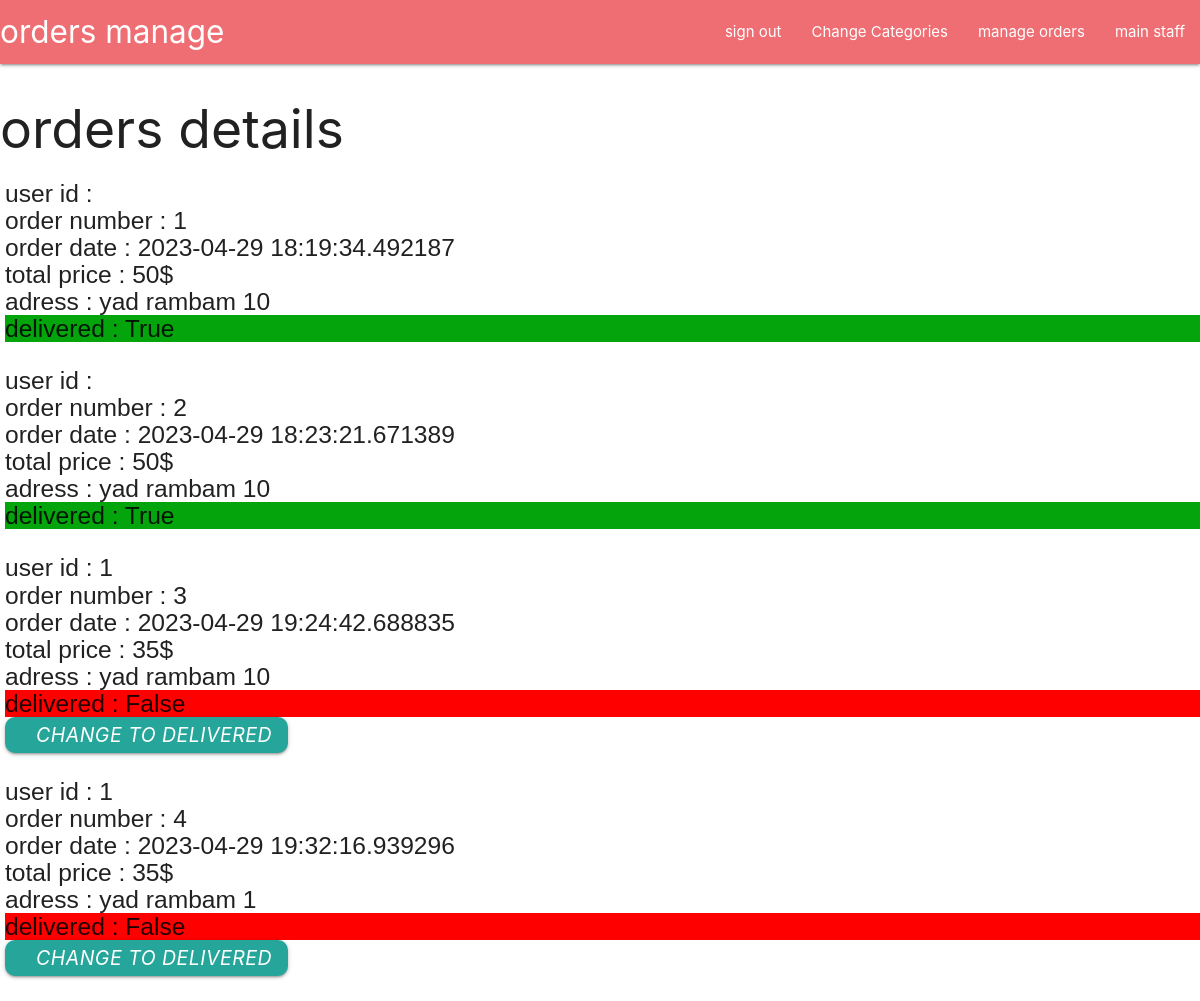
Before: /orders_manage (signed in) with the older database file.
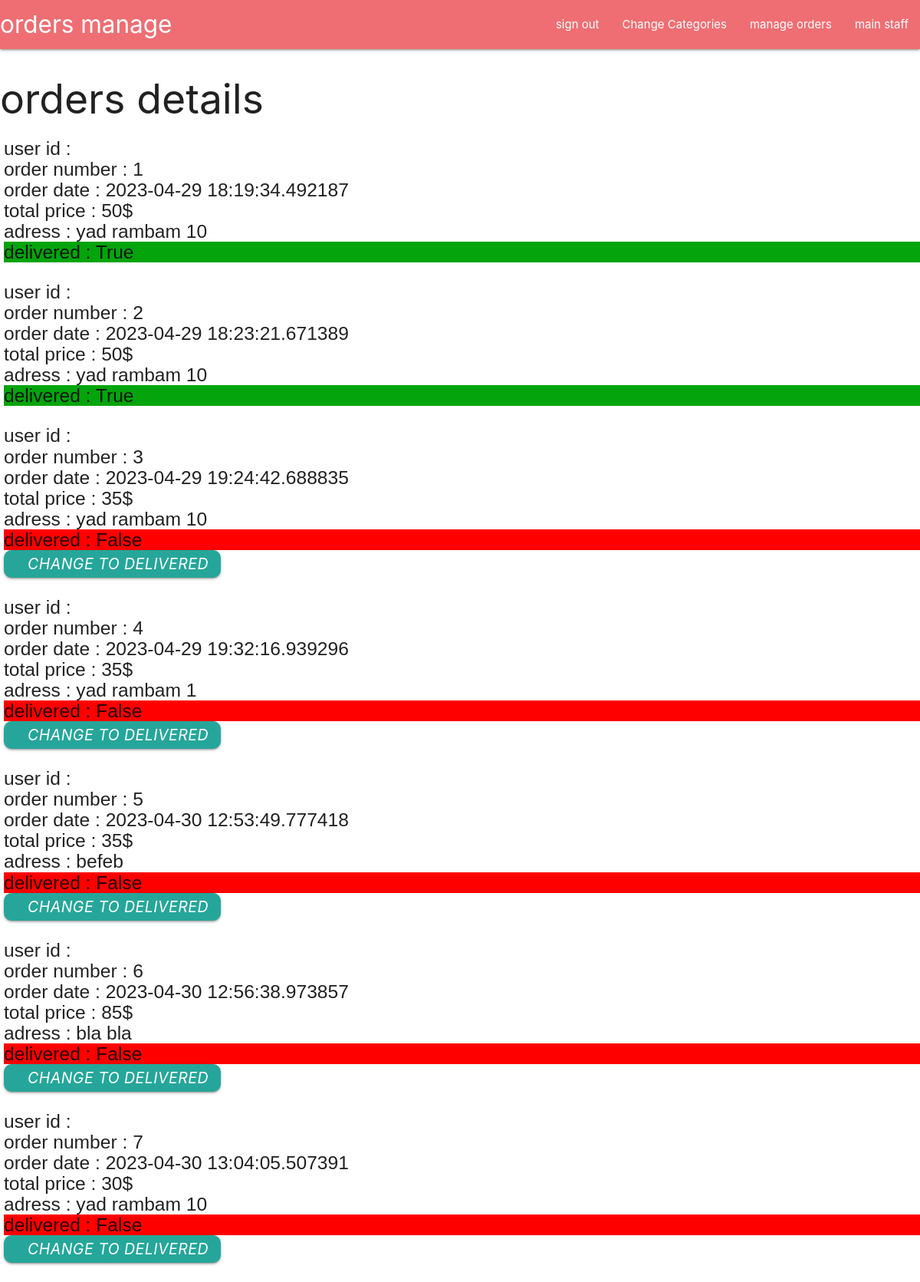
After: the same page with the newer database file.
### models/delivery.py (models this page shows)
class Delivery(db.Model):
    id = db.Column(db.Integer,primary_key=True)
    is_delivered = db.Column(db.String(200),nullable=False)
    adress = db.Column(db.String(200),nullable=False)
    comment = db.Column(db.String(200),nullable=False)
    created = db.Column(db.DateTime)
    total_price = db.Column(db.Integer,nullable=False)
    cart_id = db.Column(db.Integer,db.ForeignKey('cart.id'))
    user_id = db.Column(db.Integer,db.ForeignKey('user.id'))

### models/cart.py (models this page shows)
class Cart(db.Model):
    id = db.Column(db.Integer,primary_key=True)
    user_id = db.Column(db.Integer,db.ForeignKey('user.id'))
    deliveries = db.relationship('Delivery',backref='cart',uselist=False)
    items = db.relationship('Items',backref = 'cart')

### routes/staff.py (the view)
@staff_bp.route('/orders_manage')
def orders_manage():
     if auth():
        if is_staff_auth():
            delivery = Delivery.query.all()
            return render_template('staff/orders_manage.html',delivery=delivery)
        else:
             return redirect('/categories')
     else:
          return redirect('/')

### utils.py (called while the page is built)
def auth():
    username= request.cookies.get('username')
    user = User.query.filter_by(username=username).first()
    if user!= None:
        return True
    else:
        return False

def is_staff_auth():
    username= request.cookies.get('username')
    user = User.query.filter_by(username=username).first()
    if user.is_staff == 'True':
        return True
    else:
        return False

### templates/staff/orders_manage.html
{%extends 'layout.html'%} {%block content%}
<nav>
  <div class="nav-wrapper">
    <a class="brand-logo">orders manage </a>
    <ul id="nav-mobile" class="right hide-on-med-and-down">
      <li><a href="/sign_out">sign out</a></li>
      <li><a href="/staff_categories">Change Categories</a></li>
      <li><a href="/orders_manage">manage orders</a></li>
      <li><a href="/main_staff">main staff</a></li>
  </div>
</nav>
<h2>orders details </h2>
<h5  style="margin-left: 5px;font-family: 'Franklin Gothic Medium', 'Arial Narrow', Arial, sans-serif; margin-bottom: 15px  ;">
    {%for delivery in delivery%}
    <div style="margin-bottom:25px ;">
    <div>user id  : {{delivery.cart.user_id}}</div>
  <div>order number : {{delivery.id}}</div>
  <div>order date : {{delivery.created}}</div>
  <div>total price  : {{delivery.total_price}}$</div>
  <div>adress : {{delivery.adress}}</div>
  {% if delivery.is_delivered == "True": %}
  <div style="background-color: rgb(4, 164, 12);"> delivered : {{delivery.is_delivered}}</div>
	{% else %}
  <div style="background-color: red;"> delivered : {{delivery.is_delivered}}</div>
  <a href="{{url_for('staff.change_to_delivered',id=delivery.id)}}"><button
          class="btn waves-effect waves-light"
          type="submit"
          name="action"
          style="border-radius: 10px;"
        >
          <i class="material-icons right">change to delivered</i>
        </button> </a>
	{% endif %}
</div>
  {%endfor%}
  </h5>
  {%endblock%}

### templates/layout.html (shortened to what this page needs)
<!DOCTYPE html>
<html lang="en">
  <head>
  </head>
  <link
    rel="stylesheet"
    href="https://cdnjs.cloudflare.com/ajax/libs/materialize/1.0.0/css/materialize.min.css"
  />
  <link
      rel="stylesheet"
      href="{{url_for('static',filename='style.css')}}"
    />
  <body>
    {%block content%} {%endblock%}
  </body>
</html>

Changed rows visible on the page:
changed Delivery id 3: cart.user_id "1" → (not shown)
changed Delivery "yad rambam 1": cart.user_id "1" → (not shown)
added Delivery: id "5", created "2023-04-30 12:53:49.777418", total_price "35", adress "befeb", is_delivered "False"
added Delivery: id "6", created "2023-04-30 12:56:38.973857", total_price "85", adress "bla bla", is_delivered "False"
added Delivery: id "7", created "2023-04-30 13:04:05.507391", total_price "30", adress "yad rambam 10", is_delivered "False"
